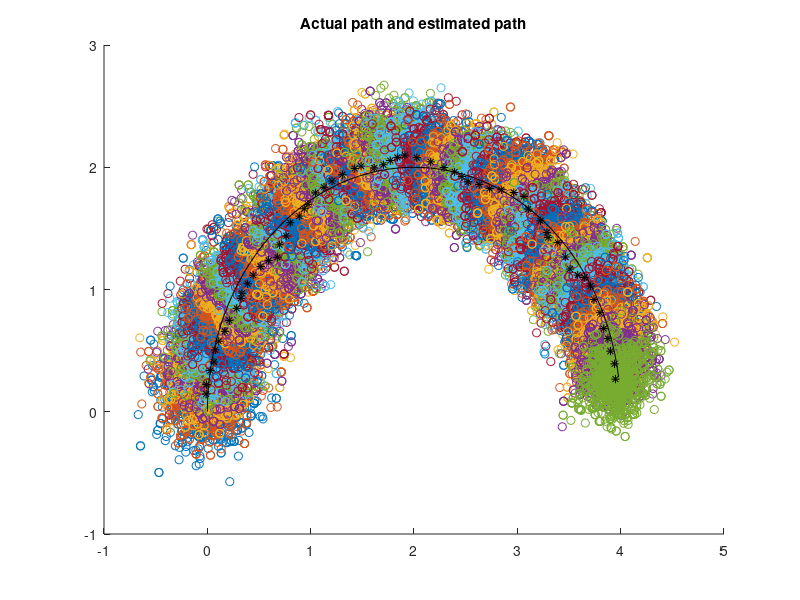
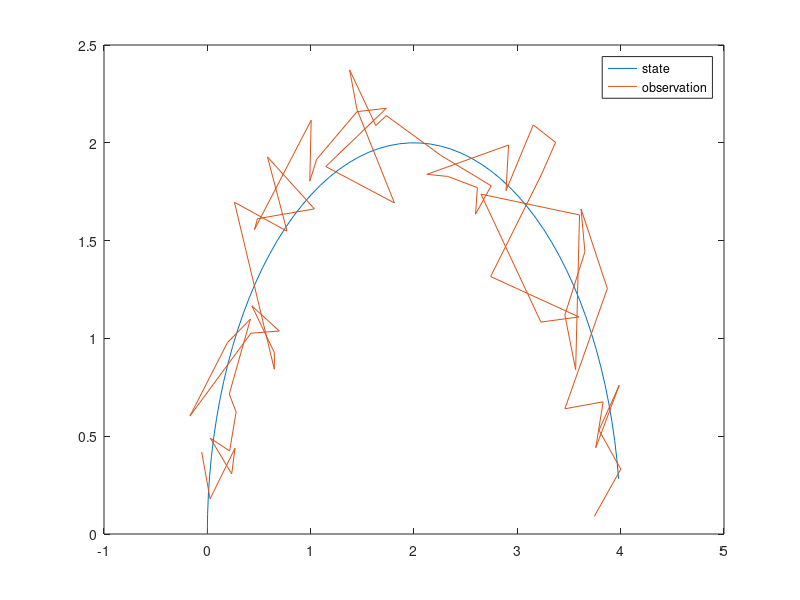

Recreate these plots in MATLAB, in order.
clear;
close all;
clc;

%% Particle filter for the vehicle model in Homework 1
% references:
% https://github.com/rlabbe/Kalman-and-Bayesian-Filters-in-Python/blob/master/12-Particle-Filters.ipynb
% http://studentdavestutorials.weebly.com/particle-filter-with-matlab-code.html

dt = 0.1; % timestep size
T = 6; % time horizon
t = 0:dt:T; % time vector

proc_noise_var = 0.05; % process noise variance
meas_noise_var = 0.25; % measurement noise variance
Q = proc_noise_var*eye(3); % covariance of process noise (matrix)
R = meas_noise_var*eye(3); % covariance of measurement noise (matrix)

u1 = 1; % control input 1: forward velocity
u2 = -0.5; % control input 2: rotational velocity

dxdt = @(t,x) [cos(x(3))*u1; sin(x(3))*u1; u2];

x0 = [0; 0; pi/2];

[t, x] = ode45(dxdt,t,x0);
t = t';
x = x';

% generate particles:
M = 1000; % sure, why not
xP = zeros(length(x0),M);
for m = 1:M
   xP(:,m) =  x0 + [normrnd(0,meas_noise_var); ...
    normrnd(0,meas_noise_var); normrnd(0,meas_noise_var)]; % initial measurement
end

figure
xlabel('x')
ylabel('y')
axis([-1 5 -1 3]);

xprev = x0;

for i = 1:length(t)
    
    % update state and observed state (Euler integration):
    xi = x(:,i);   
    
    % predict:
    for m = 1:M
       xP_pred(:,m) = xP(:,m) + [cos(xP(3,m))*u1;
                                 sin(xP(3,m))*u1;
                                 u2].*dt + ...
                             [normrnd(0,proc_noise_var);
                              normrnd(0,proc_noise_var);
                              normrnd(0,proc_noise_var)];
    end
    
    % update:
    zi = xi + [normrnd(0,meas_noise_var);
             normrnd(0,meas_noise_var);
             normrnd(0,meas_noise_var)];
    for m = 1:M
        z_pred(:,m) = xP_pred(:,m) + [normrnd(0,meas_noise_var);
                                     normrnd(0,meas_noise_var);
                                     normrnd(0,meas_noise_var)];
        P(m) = mvnpdf(zi - z_pred(:,m),zeros(3,1),R); % this might not be the correct function
    end
    P = P./sum(P); % normalize
    
    % resampling:
    for m = 1:M
        xP(:,m) = xP_pred(:,find(rand <= cumsum(P),1));
    end
    
    x_est = mean(xP,2); % estimate the state
    
    % conditionally plot the particles:
    if mod(t(i),1)==0
        fprintf("t = %f\n",t(i));
        switch t(i)
            case 0
                s = 'b.';
            case 1
                s = 'g.';
            case 2
                s = 'r.';
            case 3
                s = 'c.';
            case 4
                s = 'm.';
            case 5
                s = 'y.';
            case 6
                s = 'b.';
        end
    end
    scatter(xP(1,:),xP(2,:),s)
    hold on
    
         
    % log:
    x_log(:,i) = xi;
    z_log(:,i) = zi;
    x_est_log(:,i) = x_est;
    
    % set up for next iteration:
    xprev = x;
end
plot(x(1,:),x(2,:),'k')
plot(x_est_log(1,:),x_est_log(2,:),'k*')
hold off
title('Actual path and estimated path')

%% Visualizations

figure
plot(x_log(1,:),x_log(2,:))
hold on
plot(z_log(1,:),z_log(2,:))
hold off
legend('state','observation')